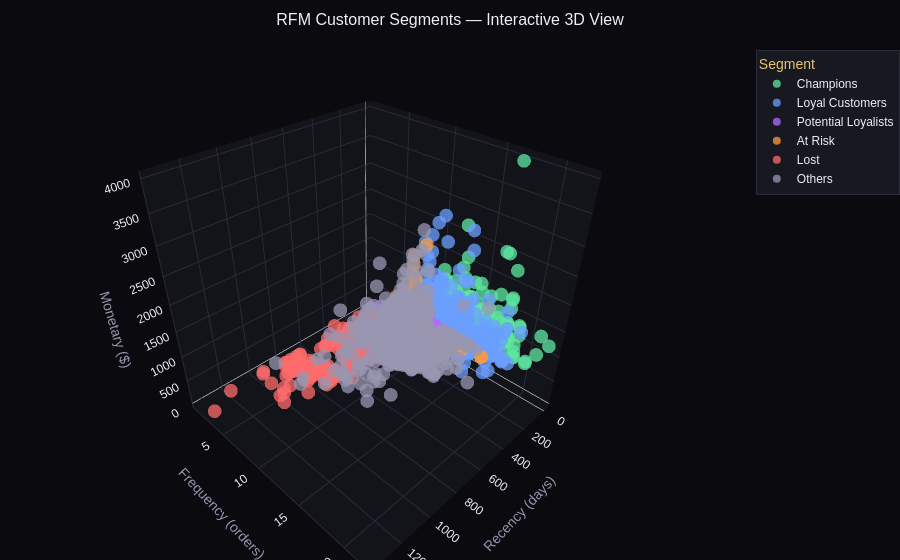

Notebook source saved alongside this figure:
### Markdown cell above
---
## Section 6 · Interactive 3D Scatter
*Visualising all three RFM dimensions simultaneously*

### Code cell
fig_3d.update_layout(
    paper_bgcolor='#0a0a0f',
    plot_bgcolor='#13131a',
    font=dict(color='#f0eff8', family='DM Sans, sans-serif'),

    scene=dict(
        xaxis=dict(
            backgroundcolor='#13131a',
            gridcolor='#2a2a3a',
            title=dict(text='Recency (days)', font=dict(color='#9896b0'))
        ),
        yaxis=dict(
            backgroundcolor='#13131a',
            gridcolor='#2a2a3a',
            title=dict(text='Frequency (orders)', font=dict(color='#9896b0'))
        ),
        zaxis=dict(
            backgroundcolor='#13131a',
            gridcolor='#2a2a3a',
            title=dict(text='Monetary ($)', font=dict(color='#9896b0'))
        ),
    ),

    legend=dict(
        bgcolor='rgba(26,26,36,0.9)',
        bordercolor='#2a2a3a',
        borderwidth=1,
        font=dict(color='#f0eff8'),
        title=dict(text='Segment', font=dict(color='#e8c670')),
    ),

    title=dict(
        text='RFM Customer Segments — Interactive 3D View',
        font=dict(size=16, color='#f0eff8'),
        x=0.5,
    ),

    margin=dict(l=0, r=0, b=0, t=50),
)

### Figure 1 — Plotly figure (JSON) as saved in the notebook; plotly's stock layout.template omitted (floating-point values rounded to 4 significant figures; data arrays with more than 128 entries replaced by an {"elided": "..."} marker saying what was removed)
{"data": [{"customdata": {"elided": "384x3 mixed values"}, "hovertemplate": "segment=%{customdata[2]}<br>Recency (Days)=%{x:.0f}<br>Frequency (Orders)=%{y}<br>Monetary ($)=%{z:$,.0f}<br>customer_id=%{customdata[0]}<br>rfm_score=%{customdata[1]:.2f}<extra></extra>", "legendgroup": "Champions", "marker": {"color": "#5de8a0", "opacity": 0.75, "symbol": "circle"}, "mode": "markers", "name": "Champions", "scene": "scene", "showlegend": true, "type": "scatter3d", "x": {"elided": "384 int values"}, "y": {"elided": "384 int values"}, "z": {"elided": "384 float values"}}, {"customdata": {"elided": "837x3 mixed values"}, "hovertemplate": "segment=%{customdata[2]}<br>Recency (Days)=%{x:.0f}<br>Frequency (Orders)=%{y}<br>Monetary ($)=%{z:$,.0f}<br>customer_id=%{customdata[0]}<br>rfm_score=%{customdata[1]:.2f}<extra></extra>", "legendgroup": "Loyal Customers", "marker": {"color": "#6b9fff", "opacity": 0.75, "symbol": "circle"}, "mode": "markers", "name": "Loyal Customers", "scene": "scene", "showlegend": true, "type": "scatter3d", "x": {"elided": "837 int values"}, "y": {"elided": "837 int values"}, "z": {"elided": "837 float values"}}, {"customdata": {"elided": "610x3 mixed values"}, "hovertemplate": "segment=%{customdata[2]}<br>Recency (Days)=%{x:.0f}<br>Frequency (Orders)=%{y}<br>Monetary ($)=%{z:$,.0f}<br>customer_id=%{customdata[0]}<br>rfm_score=%{customdata[1]:.2f}<extra></extra>", "legendgroup": "Potential Loyalists", "marker": {"color": "#b06bff", "opacity": 0.75, "symbol": "circle"}, "mode": "markers", "name": "Potential Loyalists", "scene": "scene", "showlegend": true, "type": "scatter3d", "x": {"elided": "610 int values"}, "y": {"elided": "610 int values"}, "z": {"elided": "610 float values"}}, {"customdata": {"elided": "246x3 mixed values"}, "hovertemplate": "segment=%{customdata[2]}<br>Recency (Days)=%{x:.0f}<br>Frequency (Orders)=%{y}<br>Monetary ($)=%{z:$,.0f}<br>customer_id=%{customdata[0]}<br>rfm_score=%{customdata[1]:.2f}<extra></extra>", "legendgroup": "At Risk", "marker": {"color": "#ff9a3c", "opacity": 0.75, "symbol": "circle"}, "mode": "markers", "name": "At Risk", "scene": "scene", "showlegend": true, "type": "scatter3d", "x": {"elided": "246 int values"}, "y": {"elided": "246 int values"}, "z": {"elided": "246 float values"}}, {"customdata": {"elided": "381x3 mixed values"}, "hovertemplate": "segment=%{customdata[2]}<br>Recency (Days)=%{x:.0f}<br>Frequency (Orders)=%{y}<br>Monetary ($)=%{z:$,.0f}<br>customer_id=%{customdata[0]}<br>rfm_score=%{customdata[1]:.2f}<extra></extra>", "legendgroup": "Lost", "marker": {"color": "#ff6b6b", "opacity": 0.75, "symbol": "circle"}, "mode": "markers", "name": "Lost", "scene": "scene", "showlegend": true, "type": "scatter3d", "x": {"elided": "381 int values"}, "y": {"elided": "381 int values"}, "z": {"elided": "381 float values"}}, {"customdata": {"elided": "542x3 mixed values"}, "hovertemplate": "segment=%{customdata[2]}<br>Recency (Days)=%{x:.0f}<br>Frequency (Orders)=%{y}<br>Monetary ($)=%{z:$,.0f}<br>customer_id=%{customdata[0]}<br>rfm_score=%{customdata[1]:.2f}<extra></extra>", "legendgroup": "Others", "marker": {"color": "#9896b0", "opacity": 0.75, "symbol": "circle"}, "mode": "markers", "name": "Others", "scene": "scene", "showlegend": true, "type": "scatter3d", "x": {"elided": "542 int values"}, "y": {"elided": "542 int values"}, "z": {"elided": "542 float values"}}], "layout": {"font": {"color": "#f0eff8", "family": "DM Sans, sans-serif"}, "legend": {"bgcolor": "rgba(26,26,36,0.9)", "bordercolor": "#2a2a3a", "borderwidth": 1, "font": {"color": "#f0eff8"}, "title": {"font": {"color": "#e8c670"}, "text": "Segment"}, "tracegroupgap": 0}, "margin": {"b": 0, "l": 0, "r": 0, "t": 50}, "paper_bgcolor": "#0a0a0f", "plot_bgcolor": "#13131a", "scene": {"domain": {"x": [0, 1], "y": [0, 1]}, "xaxis": {"backgroundcolor": "#13131a", "gridcolor": "#2a2a3a", "title": {"font": {"color": "#9896b0"}, "text": "Recency (days)"}}, "yaxis": {"backgroundcolor": "#13131a", "gridcolor": "#2a2a3a", "title": {"font": {"color": "#9896b0"}, "text": "Frequency (orders)"}}, "zaxis": {"backgroundcolor": "#13131a", "gridcolor": "#2a2a3a", "title": {"font": {"color": "#9896b0"}, "text": "Monetary ($)"}}}, "title": {"font": {"color": "#f0eff8", "size": 16}, "text": "RFM Customer Segments — Interactive 3D View", "x": 0.5}}}
